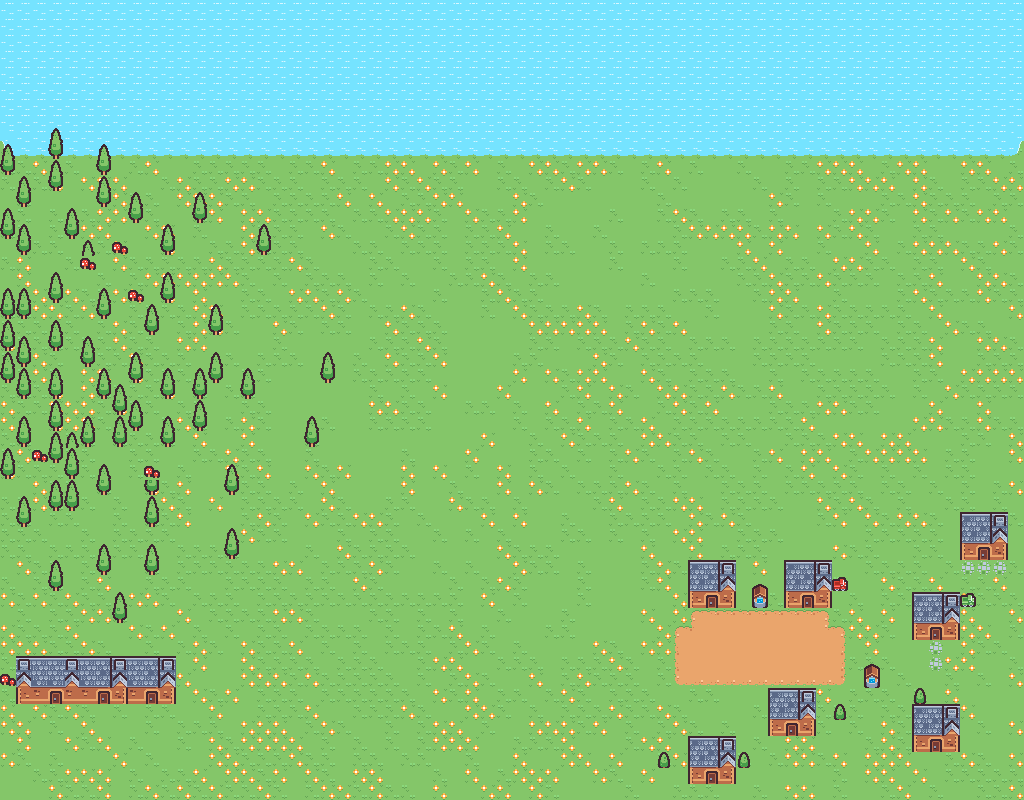

A level layout from a 2D game, rendered from its tile map. Below: a short description, then the map file with tile-grid data replaced by summaries:
An orthogonal 64x50 tile map with 16x16 px tiles, 2 tile layers (Grass-n-Houses, Trees-n-Fences), 2 tilesets.

<map version="1.10" tiledversion="1.10.2" orientation="orthogonal" renderorder="right-down" width="64" height="50" tilewidth="16" tileheight="16" infinite="0" nextlayerid="5" nextobjectid="1">
 <tileset firstgid="1" name="kenny-tiny-town-tilemap-packed" tilewidth="16" tileheight="16" tilecount="132" columns="12">
  <image source="kenny-tiny-town-tilemap-packed.png" width="192" height="176" />
 </tileset>
 <tileset firstgid="133" name="tilemap_packed" tilewidth="16" tileheight="16" tilecount="198" columns="18">
  <image source="tilemap_packed.png" width="288" height="176" />
 </tileset>
 <layer id="2" name="Grass-n-Houses" width="64" height="50">
  <data>[3200 cells, 3200 non-empty, 23 distinct tile ids]</data>
 </layer>
 <layer id="1" name="Trees-n-Fences" width="64" height="50">
  <data>[3200 cells, 193 non-empty, 22 distinct tile ids]</data>
 </layer>
</map>
